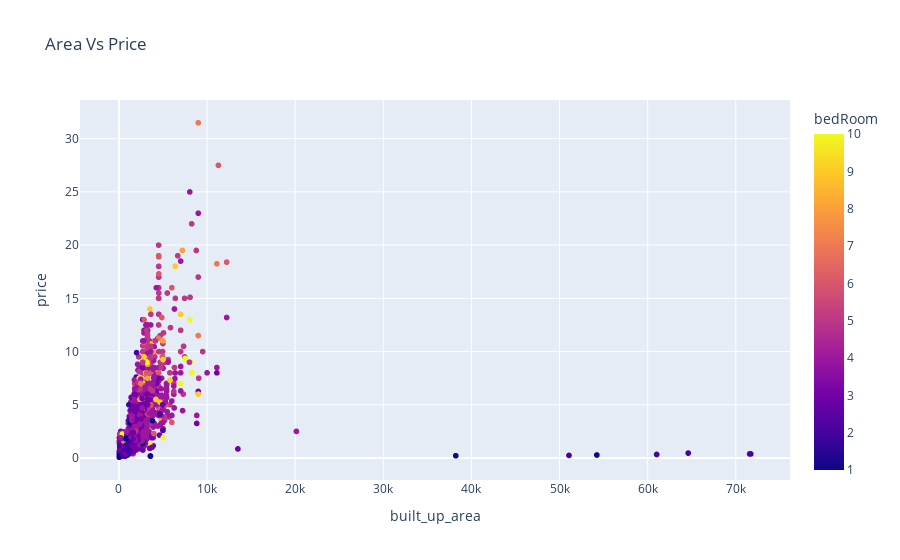

Source (notebook cell):
### Code cell
fig = px.scatter(df, x="built_up_area", y="price", color="bedRoom", title="Area Vs Price")

# Show the plot
fig.show()

### Figure 1 — Plotly figure (JSON) as saved in the notebook; plotly's stock layout.template omitted (floating-point values rounded to 4 significant figures; data arrays with more than 128 entries replaced by an {"elided": "..."} marker saying what was removed)
{"data": [{"hovertemplate": "built_up_area=%{x}<br>price=%{y}<br>bedRoom=%{marker.color}<extra></extra>", "legendgroup": "", "marker": {"color": {"elided": "3554 float values"}, "coloraxis": "coloraxis", "symbol": "circle"}, "mode": "markers", "name": "", "showlegend": false, "type": "scattergl", "x": {"elided": "3554 float values"}, "xaxis": "x", "y": {"elided": "3554 float values"}, "yaxis": "y"}], "layout": {"coloraxis": {"colorbar": {"title": {"text": "bedRoom"}}, "colorscale": [[0, "#0d0887"], [0.1111, "#46039f"], [0.2222, "#7201a8"], [0.3333, "#9c179e"], [0.4444, "#bd3786"], [0.5556, "#d8576b"], [0.6667, "#ed7953"], [0.7778, "#fb9f3a"], [0.8889, "#fdca26"], [1, "#f0f921"]]}, "legend": {"tracegroupgap": 0}, "title": {"text": "Area Vs Price"}, "xaxis": {"anchor": "y", "domain": [0, 1], "title": {"text": "built_up_area"}}, "yaxis": {"anchor": "x", "domain": [0, 1], "title": {"text": "price"}}}}
